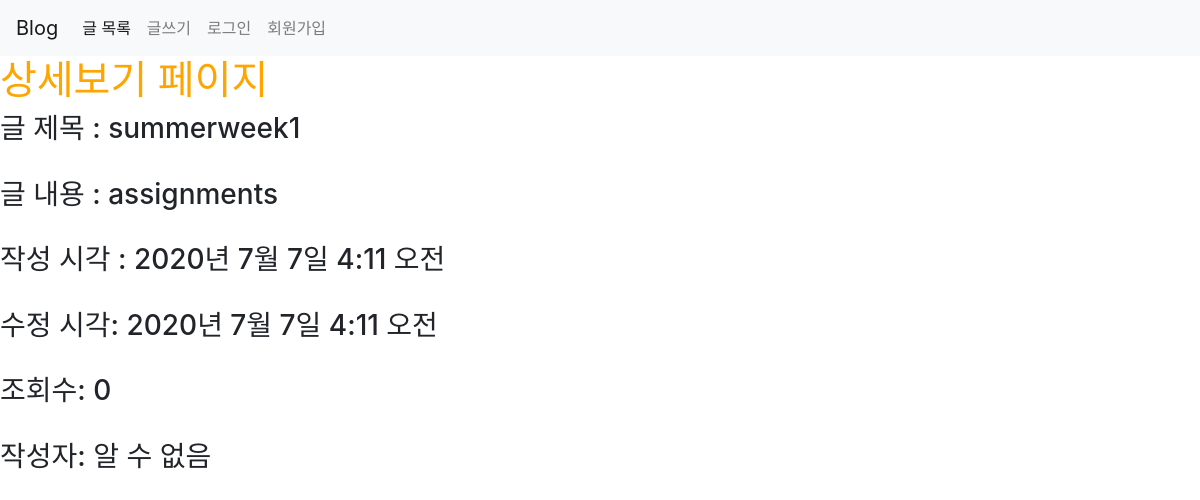
The page /posts/show/1 on the database its author committed.
### posts/models.py (models this page shows)
class Post(models.Model):
    title= models.CharField (max_length=50, null=False)
    content= models.TextField ()
    view_count= models.IntegerField (default=0)
    created_at= models.DateTimeField (auto_now_add= True)
    updated_at= models.DateTimeField (auto_now= True)
    image = models.ImageField(upload_to='images/', null=True)
    user = models.ForeignKey(User, on_delete = models.CASCADE, null=True)

### posts/views.py (the view)
# urls.py: path('show/<int:id>', show, name="show"),
def show(request, id):
    post = Post.objects.get(pk=id)
    return render(request, 'posts/show.html', {'post':post})

### posts/templates/posts/show.html (shortened to what this page needs)
{% extends 'base.html' %}
{% block content %}
{% include 'shared/_navbar.html'%}
<h1>상세보기 페이지</h1>
<h3>글 제목 : {{ post.title }} </h3><br>
<h3>글 내용 : {{ post.content }} </h3><br>
<h3>작성 시각 : {{ post.created_at }} </h3><br>
<h3>수정 시각: {{post.updated_at}}</h3><br>
<h3>조회수: {{post.view_count}}</h3><br>
{%if post.user %}
	<h3> 작성자: {{post.user}}</h3><br>
	{% else %}
	<h3>작성자: 알 수 없음</h3><br>
	{% endif %}
{% endblock %}

### week1/static/css/project.css (style rules this page uses)
h1 { color:orange; }

### rows shown on the page
Post: title "summerweek1", content "assignments", created_at "2020년 7월 7일 4:11 오전", updated_at "2020년 7월 7일 4:11 오전", view_count "0"
